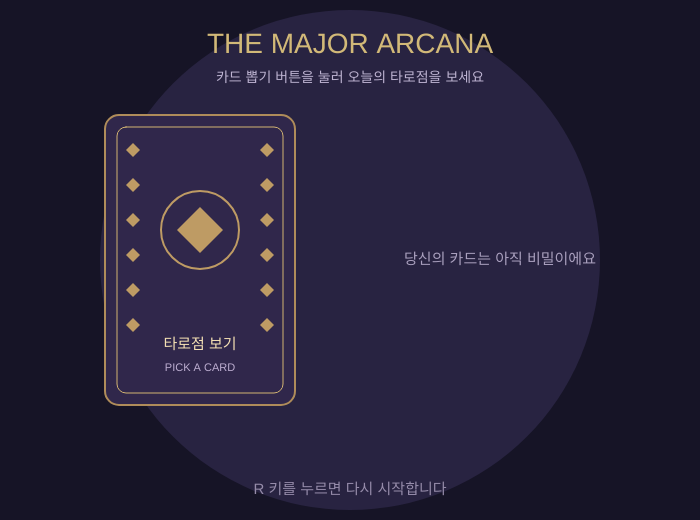
Frame 1 (no input)
Frame 60 (no input): identical to frame 1, image omitted
Frame 120 (the mouse pressed at the canvas centre since frame 60): identical to frame 1, image omitted

The p5.js sketch that drew this single still picture (run headless with seeded random() and noise() and a simulated clock; from frame 60 on, the mouse is pressed at the canvas centre):

// p5.js sketch
// ── sketch.js
let buttonX = 105;
let buttonY = 115;
let cardW = 190;
let cardH = 290;

let cardDrawn = false;
let cardNumber = 0;

// 메이저 아르카나 22장
let cardNames = [
  "0 바보", "I 마법사", "II 여사제", "III 여황제",
  "IV 황제", "V 교황", "VI 연인", "VII 전차",
  "VIII 힘", "IX 은둔자", "X 운명의 수레바퀴", "XI 정의",
  "XII 매달린 사람", "XIII 죽음", "XIV 절제", "XV 악마",
  "XVI 탑", "XVII 별", "XVIII 달", "XIX 태양",
  "XX 심판", "XXI 세계"
];

let cardMessages = [
  "새로운 모험",
  "가능성을 현실로",
  "마음속 목소리",
  "풍요와 창조성",
  "자신의 중심",
  "배움과 믿음의 길",
  "마음이 이끄는 선택",
  "목표를 향해",
  "부드러운 용기",
  "잠시간의 성찰",
  "변화의 흐름",
  "공정과 균형",
  "새로운 관점",
  "끝은 새로운 시작",
  "서로 다른 것의 조화",
  "속박으로부터의 자유",
  "구체제의 파멸",
  "희망과 영감",
  "불안 속의 직감",
  "기쁨과 자신감",
  "부활과 개선",
  "여정의 완성"
];

function setup() {
  createCanvas(700, 520);
  textAlign(CENTER, CENTER);
}

function draw() {
  background(22, 20, 38);
  noStroke();
  fill(40, 35, 65);
  ellipse(350, 260, 500, 500);
  fill(210, 185, 120);
  textSize(28);
  text("THE MAJOR ARCANA", width / 2, 45);
  fill(190, 180, 210);
  textSize(14);
  text("카드 뽑기 버튼을 눌러 오늘의 타로점을 보세요", width / 2, 78);
  
  let mouseOnButton =
    mouseX > buttonX &&
    mouseX < buttonX + cardW &&
    mouseY > buttonY &&
    mouseY < buttonY + cardH;

  if (mouseOnButton) {
    stroke(255, 220, 145);
    strokeWeight(4);
    drawingContext.shadowBlur = 20;
    drawingContext.shadowColor = color(255, 200, 100);
  } else {
    stroke(175, 140, 90);
    strokeWeight(2);
    drawingContext.shadowBlur = 0;
  }

  fill(48, 39, 75);
  rect(buttonX, buttonY, cardW, cardH, 14);
  drawingContext.shadowBlur = 0;
  noFill();
  stroke(210, 180, 115);
  strokeWeight(1);
  rect(buttonX + 12, buttonY + 12, cardW - 24, cardH - 24, 9);

  let patternColor;
  if (mouseOnButton) {
    patternColor = color(255, 220, 145);
  } else {
    patternColor = color(190, 155, 100);
  }
  fill(patternColor);
  noStroke();
  quad(buttonX + 28, buttonY + 28, buttonX + 35, buttonY + 35, buttonX + 28, buttonY + 42, buttonX + 21, buttonY + 35);
quad(buttonX + 28, buttonY + 63, buttonX + 35, buttonY + 70, buttonX + 28, buttonY + 77, buttonX + 21, buttonY + 70);
quad(buttonX + 28, buttonY + 98, buttonX + 35, buttonY + 105, buttonX + 28, buttonY + 112, buttonX + 21, buttonY + 105);
quad(buttonX + 28, buttonY + 133, buttonX + 35, buttonY + 140, buttonX + 28, buttonY + 147, buttonX + 21, buttonY + 140);
quad(buttonX + 28, buttonY + 168, buttonX + 35, buttonY + 175, buttonX + 28, buttonY + 182, buttonX + 21, buttonY + 175);
quad(buttonX + 28, buttonY + 203, buttonX + 35, buttonY + 210, buttonX + 28, buttonY + 217, buttonX + 21, buttonY + 210);

quad(buttonX + cardW - 28, buttonY + 28, buttonX + cardW - 21, buttonY + 35, buttonX + cardW - 28, buttonY + 42, buttonX + cardW - 35, buttonY + 35);
quad(buttonX + cardW - 28, buttonY + 63, buttonX + cardW - 21, buttonY + 70, buttonX + cardW - 28, buttonY + 77, buttonX + cardW - 35, buttonY + 70);
quad(buttonX + cardW - 28, buttonY + 98, buttonX + cardW - 21, buttonY + 105, buttonX + cardW - 28, buttonY + 112, buttonX + cardW - 35, buttonY + 105);
quad(buttonX + cardW - 28, buttonY + 133, buttonX + cardW - 21, buttonY + 140, buttonX + cardW - 28, buttonY + 147, buttonX + cardW - 35, buttonY + 140);
quad(buttonX + cardW - 28, buttonY + 168, buttonX + cardW - 21, buttonY + 175, buttonX + cardW - 28, buttonY + 182, buttonX + cardW - 35, buttonY + 175);
quad(buttonX + cardW - 28, buttonY + 203, buttonX + cardW - 21, buttonY + 210, buttonX + cardW - 28, buttonY + 217, buttonX + cardW - 35, buttonY + 210);

  stroke(patternColor);
  strokeWeight(2);
  noFill();
  ellipse(buttonX + cardW / 2, buttonY + 115, 78, 78);
  noStroke();
  fill(patternColor);
  quad(buttonX + cardW / 2, buttonY + 92, buttonX + cardW / 2 + 23, buttonY + 115, buttonX + cardW / 2, buttonY + 138, buttonX + cardW / 2 - 23, buttonY + 115);

quad(buttonX + cardW / 2, buttonY + 105, buttonX + cardW / 2 + 10, buttonY + 115, buttonX + cardW / 2, buttonY + 125, buttonX + cardW / 2 - 10, buttonY + 115);

  fill(245, 225, 180);
  textSize(15);
  text("타로점 보기", buttonX + cardW / 2, buttonY + 230);
  fill(190, 175, 210);
  textSize(11);
  text("PICK A CARD", buttonX + cardW / 2, buttonY + 253);

  fill(150, 140, 170);
  textSize(15);
  text("R 키를 누르면 다시 시작합니다", width / 2, 490);
  
  if (cardDrawn) {
  let x = 405;
  let y = buttonY;
  stroke(225, 205, 155);
  strokeWeight(2);
  fill(235, 225, 200);
  rect(x, y, cardW, cardH, 14);
  noFill();
  stroke(100, 75, 90);
  strokeWeight(1);
  rect(x + 12, y + 12, cardW - 24, cardH - 24, 9);
  fill(65, 50, 70);
  noStroke();
  textSize(16);
  text(cardNames[cardNumber], x + cardW / 2, y + 40);
  //배열 맞추는 것은 아직 몰라서 지피티에게 도움을 받았습니다.

  // 카드별 상징 그림
  let cx = x + cardW / 2
  let cy = y + 135
  stroke(85, 65, 85);
  strokeWeight(3);
  fill(220, 165, 85);

  if (cardNumber == 0) {
    // 바보
    line(cx - 25, cy + 25, cx + 20, cy - 20);
    ellipse(cx - 5, cy - 18, 23, 23);
    line(cx - 5, cy - 6, cx + 5, cy + 18);
    line(cx + 5, cy + 18, cx + 20, cy + 28);
    line(cx + 5, cy + 18, cx - 10, cy + 30);
    ellipse(cx + 30, cy - 30, 10, 10);
  } else if (cardNumber == 1) {
    // 마법사
    line(cx, cy - 40, cx, cy + 5);
    ellipse(cx, cy - 42, 8, 8);
    noFill();
    stroke(85, 65, 85);
    strokeWeight(3);
    ellipse(cx - 12, cy + 20, 25, 20);
    ellipse(cx + 12, cy + 20, 25, 20);
    line(cx - 30, cy + 35, cx + 30, cy + 35);
  } else if (cardNumber == 2) {
    // 여사제
    fill(100, 110, 160);
    ellipse(cx, cy, 50, 50);
    fill(235, 225, 200);
    ellipse(cx + 15, cy - 8, 45, 45);
    stroke(85, 65, 85);
    line(cx - 38, cy + 38, cx - 38, cy - 38);
    line(cx + 38, cy + 38, cx + 38, cy - 38);
  } else if (cardNumber == 3) {
    // 여황제
    triangle(cx - 30, cy - 18, cx - 15, cy - 40, cx, cy - 18);
    triangle(cx, cy - 18, cx + 15, cy - 40, cx + 30, cy - 18);
    rect(cx - 30, cy - 18, 60, 10);
    noStroke();
    fill(190, 90, 105);
    ellipse(cx - 8.33, cy + 13.75, 25, 25);
    ellipse(cx + 8.33, cy + 13.75, 25, 25);
    triangle(cx - 20, cy + 16.875, cx + 20, cy + 16.875, cx, cy + 45);
  } else if (cardNumber == 4) {
    // 황제
    rect(cx - 28, cy - 10, 56, 42);
    rect(cx - 38, cy - 28, 12, 60);
    rect(cx + 26, cy - 28, 12, 60);
    triangle(cx - 25, cy - 28, cx, cy - 45, cx + 25, cy - 28);
  } else if (cardNumber == 5) {
    // 교황
    rect(cx - 35, cy - 30, 12, 65);
    rect(cx + 23, cy - 30, 12, 65);
    ellipse(cx, cy - 20, 16, 16);
    ellipse(cx, cy, 16, 16);
    ellipse(cx, cy + 20, 16, 16);
  } else if (cardNumber == 6) {
    // 연인
    ellipse(cx - 22, cy - 18, 22, 22);
    ellipse(cx + 22, cy - 18, 22, 22);
    line(cx - 22, cy - 5, cx - 22, cy + 22);
    line(cx + 22, cy - 5, cx + 22, cy + 22);
    noStroke();
    fill(190, 90, 105);
    ellipse(cx - 6, cy + 19.5, 18, 18);
    ellipse(cx + 6, cy + 19.5, 18, 18);
    triangle( cx - 14.4, cy + 21.75, cx + 14.4, cy + 21.75, cx, cy + 42);
  } else if (cardNumber == 7) {
    // 전차
    rect(cx - 32, cy - 20, 64, 42);
    ellipse(cx - 22, cy + 28, 20, 20);
    ellipse(cx + 22, cy + 28, 20, 20);
    line(cx, cy - 35, cx, cy - 20);
    ellipse(cx, cy - 35, 12, 12);
  } else if (cardNumber == 8) {
    // 힘
    ellipse(cx, cy + 8, 55, 48);
    ellipse(cx - 18, cy - 18, 20, 20);
    ellipse(cx + 18, cy - 18, 20, 20);
    fill(85, 65, 85);
    ellipse(cx - 10, cy + 5, 5, 5);
    ellipse(cx + 10, cy + 5, 5, 5);
    noFill();
    arc(cx, cy - 35, 40, 18, PI, TWO_PI);
    arc(cx, cy - 35, 40, 18, 0, PI);
  } else if (cardNumber == 9) {
    // 은둔자
    line(cx - 25, cy - 30, cx + 20, cy + 35);
    rect(cx + 5, cy - 28, 30, 30, 5);
    fill(255, 220, 120);
    ellipse(cx + 20, cy - 13, 13, 13);
  } else if (cardNumber == 10) {
    // 운명의 수레바퀴
    noFill();
    ellipse(cx, cy, 75, 75);
    ellipse(cx, cy, 25, 25);
    line(cx, cy - 37, cx, cy + 37);
    line(cx - 37, cy, cx + 37, cy);
    line(cx - 26, cy - 26, cx + 26, cy + 26);
    line(cx + 26, cy - 26, cx - 26, cy + 26);
  } else if (cardNumber == 11) {
    // 정의
    stroke(85, 65, 85);
    strokeWeight(3);
    line(cx, cy - 35, cx, cy + 35);
    line(cx - 32, cy - 25, cx + 32, cy - 25);
    line(cx - 25, cy - 25, cx - 32, cy + 3);
    line(cx - 12, cy - 25, cx - 5, cy + 3);
    line(cx - 38, cy + 3, cx - 32, cy + 12);
    line(cx - 32, cy + 12, cx - 5, cy + 3);
    line(cx + 12, cy - 25, cx + 5, cy + 3);
    line(cx + 25, cy - 25, cx + 32, cy + 3);
    line(cx + 5, cy + 3, cx + 32, cy + 3);
    line(cx + 5, cy + 3, cx + 12, cy + 12);
    line(cx + 12, cy + 12, cx + 38, cy + 3);
    line(cx + 48, cy - 32, cx + 48, cy + 25);
    line(cx + 39, cy - 5, cx + 57, cy - 5);
    line(cx + 43, cy + 25, cx + 48, cy + 33);
    line(cx + 48, cy + 33, cx + 53, cy + 25);
      } else if (cardNumber == 12) {
    // 매달린 사람
    line(cx - 30, cy - 35, cx + 30, cy - 35);
    line(cx + 20, cy - 35, cx + 20, cy - 20);
    ellipse(cx + 20, cy - 10, 18, 18);
    line(cx + 20, cy, cx + 20, cy + 30);
    line(cx + 20, cy + 10, cx, cy + 20);
    line(cx + 20, cy + 10, cx + 38, cy + 20);
  } else if (cardNumber == 13) {
    // 죽음
    fill(235, 225, 200);
    ellipse(cx - 8, cy - 8, 42, 42);
    rect(cx - 20, cy + 8, 24, 15, 5);
    fill(85, 65, 85);
    ellipse(cx - 15, cy - 8, 7, 7);
    ellipse(cx, cy - 8, 7, 7);
    stroke(85, 65, 85);
    line(cx + 15, cy - 35, cx + 30, cy + 35);
    arc(cx + 5, cy - 25, 45, 30, PI, TWO_PI);
  } else if (cardNumber == 14) {
    //절제
    noFill();
    stroke(85, 65, 85);
    strokeWeight(3);
    push();
    translate(cx - 18, cy - 25);
    rotate(PI / 8);
    line(-17, -10, 17, -10);
    line(-17, -10, 0, 14);
    line(17, -10, 0, 14);
    line(0, 14, 0, 34);
    line(-15, 37, 15, 37);
    pop();
    stroke(90, 145, 175);
    strokeWeight(4);
    line(cx + 2, cy - 28, cx + 4, cy - 22);
    line(cx + 4, cy - 22, cx + 6, cy - 16);
    line(cx + 6, cy - 16, cx + 8, cy - 10);
    stroke(85, 65, 85);
    strokeWeight(3);
    line(cx + 8, cy - 10, cx + 42, cy - 10);
    line(cx + 8, cy - 10, cx + 25, cy + 14);
    line(cx + 42, cy - 10, cx + 25, cy + 14);
    line(cx + 25, cy + 14, cx + 25, cy + 34);
    line(cx + 10, cy + 37, cx + 40, cy + 37);
  } else if (cardNumber == 15) {
    // 악마
    triangle(cx - 30, cy - 10, cx - 23, cy - 38, cx - 8, cy - 10);
    triangle(cx + 8, cy - 10, cx + 23, cy - 38, cx + 30, cy - 10);
    ellipse(cx, cy + 5, 45, 45);
    ellipse(cx - 8, cy, 5, 5);
    ellipse(cx + 8, cy, 5, 5);
    noFill();
    ellipse(cx - 32, cy + 35, 20, 12);
    ellipse(cx - 15, cy + 35, 20, 12);
    ellipse(cx + 2, cy + 35, 20, 12);
  } else if (cardNumber == 16) {
    // 탑
    rect(cx - 20, cy - 25, 40, 65);
    rect(cx - 27, cy - 32, 54, 10);
    triangle(cx - 25, cy - 32, cx, cy - 48, cx + 25, cy - 32);
    fill(225, 145, 75);
    quad(cx + 2, cy - 45, cx + 20, cy - 20, cx + 5, cy - 15, cx + 15, cy + 5);
  } else if (cardNumber == 17) {
    // 별
    //별 그리는 작업이 앞으로 9번정도 나오는데 다 일일이 치기가 너무 복잡해서 함수로 만드는 것에 지피티의 도움을 받았습니다.
    fill(110, 145, 190);
    drawStar(cx, cy, 38, 17);
    fill(220, 175, 90);
    drawStar(cx - 35, cy - 30, 10, 4);
    drawStar(cx + 35, cy - 25, 10, 4);
    drawStar(cx - 35, cy + 30, 10, 4);
    drawStar(cx + 35, cy + 30, 10, 4);
  } else if (cardNumber == 18) {
    // 달
    fill(100, 110, 160);
    ellipse(cx, cy - 10, 60, 60);
    fill(235, 225, 200);
    ellipse(cx + 20, cy - 20, 55, 55);
    noFill();
    stroke(90, 125, 160);
    arc(cx - 20, cy + 30, 35, 15, 0, PI);
    arc(cx + 20, cy + 30, 35, 15, 0, PI);
  } else if (cardNumber == 19) {
    // 태양
    stroke(225, 165, 70);
    strokeWeight(3);
    line(cx, cy - 30, cx, cy - 43);
    line(cx, cy + 30, cx, cy + 43);
    line(cx - 30, cy, cx - 43, cy);
    line(cx + 30, cy, cx + 43, cy);
    line(cx - 22, cy - 22, cx - 32, cy - 32);
    line(cx + 22, cy - 22, cx + 32, cy - 32);
    line(cx - 22, cy + 22, cx - 32, cy + 32);
    line(cx + 22, cy + 22, cx + 32, cy + 32);
    fill(225, 165, 70);
    ellipse(cx, cy, 48, 48);
  } else if (cardNumber == 20) {
    // 심판
    fill(190, 145, 85);
    triangle(cx - 25, cy - 8, cx + 20, cy - 25, cx + 20, cy + 8);
    rect(cx - 35, cy - 12, 15, 9);
    noFill();
    arc(cx + 24, cy - 8, 25, 35, -HALF_PI, HALF_PI);
    arc(cx + 32, cy - 8, 40, 50, -HALF_PI, HALF_PI);
    ellipse(cx - 20, cy + 30, 14, 14);
    ellipse(cx + 15, cy + 30, 14, 14);
  } else if (cardNumber == 21) {
    // 세계
    noFill();
    stroke(100, 145, 125);
    strokeWeight(6);
    ellipse(cx, cy, 70, 90);
    strokeWeight(2);
    fill(220, 175, 90);
    drawStar(cx, cy, 17, 8);
    drawStar(cx - 42, cy - 35, 8, 4);
    drawStar(cx + 42, cy - 35, 8, 4);
    drawStar(cx - 42, cy + 35, 8, 4);
    drawStar(cx + 42, cy + 35, 8, 4);
  }

  noStroke();  
  fill(65, 50, 70);
  textSize(12);
  text(cardMessages[cardNumber], x + 15, y + 205, cardW - 30, 55);
  } else {
    fill(170, 160, 190);
    textSize(15);
    text("당신의 카드는 아직 비밀이에요", 500, 260);
  }
}

//별 그리는 작업이 9번정도 나오는데 다 일일이 치기가 너무 복잡해서 함수로 만드는 것에 지피티의 도움을 받았습니다.
function drawStar(x, y, outerSize, innerSize) {
  beginShape();

  for (let i = 0; i < 10; i = i + 1) {
    let angle = -HALF_PI + i * PI / 5;
    let size;

    if (i % 2 == 0) {
      size = outerSize;
    } else {
      size = innerSize;
    }

    let pointX = x + cos(angle) * size;
    let pointY = y + sin(angle) * size;
    vertex(pointX, pointY);
  }

  endShape(CLOSE);
}

function mousePressed() {
  if (
    mouseX > buttonX &&
    mouseX < buttonX + cardW &&
    mouseY > buttonY &&
    mouseY < buttonY + cardH
  ) {
    cardNumber = floor(random(22));
    cardDrawn = true;
  }
}

function keyPressed() {
  if (keyCode == 82) {
    cardDrawn = false;
    cardNumber = 0;
  }
}
